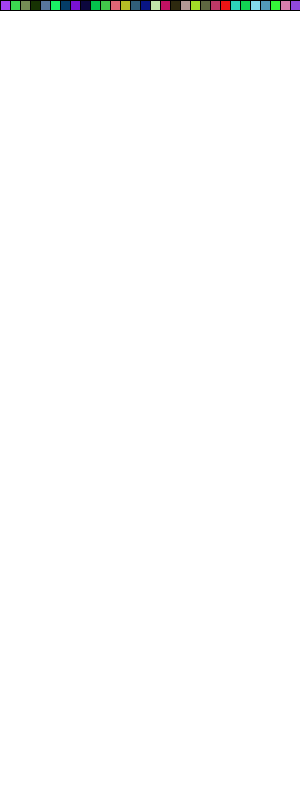
Frame 1 (no input)
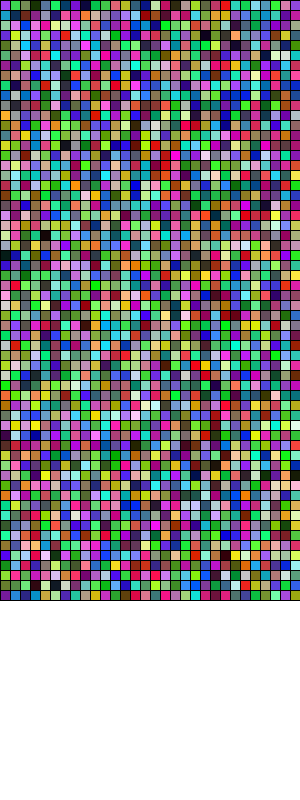
Frame 60 (the mouse pressed at the canvas centre just before this capture)
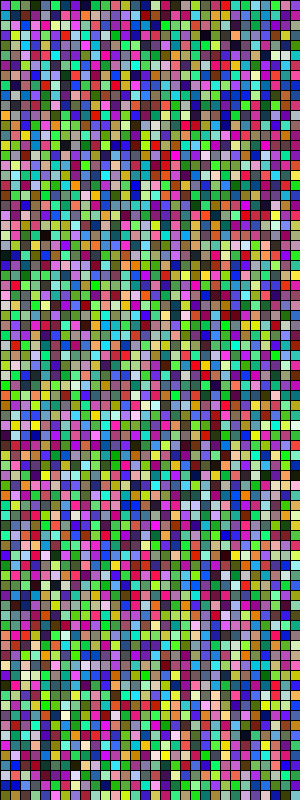
Frame 120 (the mouse held since frame 60 and released just before this capture)

The Processing sketch that drew these frames (run headless with seeded random() and noise(); from frame 60 on, the mouse is pressed at the canvas centre):

// Processing sketch: Aufgabe4_13
// ── Aufgabe4_13.pde
int rectX=0;
int rectY=0;
int rectgroese =10;

float rotwert;
float blauwert;
float gruenwert;

void setup ()
{
  size(300, 800);
  background(255);
  
}

void draw ()
{ 
  for(int i = 0; i<width; i+=10)
  {
    rotwert = random(0, 255); //Zufallsfarbe zuweisen
    blauwert = random(0, 255);
    gruenwert = random(0, 255);

    fill(rotwert, blauwert, gruenwert); //Farbe in kästchen füllen
    rect(rectX, rectY, rectgroese, rectgroese);
    rectX+=10;
  }
  if (rectX == width&&rectY != height) //wenn die X reihe 
  {
  rectY +=10;
  rectX = 0 ;
  }
}
